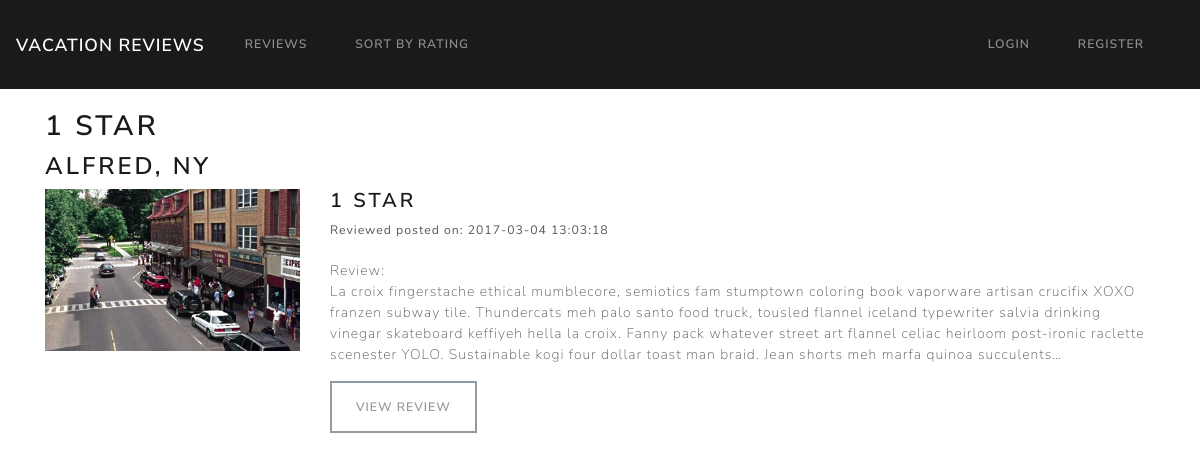
Screenshot of /ratings/reviews/1 with the database file from the repository.
### tables this page shows
CREATE TABLE `reviews` (
  `id` int(11) NOT NULL,
  `rating_id` int(11) NOT NULL,
  `user_id` int(11) NOT NULL,
  `title` varchar(255) NOT NULL,
  `slug` varchar(255) NOT NULL,
  `body` text NOT NULL,
  `review_image` varchar(255) NOT NULL,
  `created_at` timestamp NOT NULL DEFAULT CURRENT_TIMESTAMP
);

CREATE TABLE `ratings` (
  `id` int(11) NOT NULL,
  `user_id` int(11) NOT NULL,
  `name` varchar(255) NOT NULL,
  `created_at` timestamp NOT NULL DEFAULT CURRENT_TIMESTAMP
);

### application/controllers/Ratings.php (called while the page is built, shortened)
<?php
	class Ratings extends CI_Controller{
		public function reviews($id){
			$data['title'] = $this->rating_model->get_rating($id)->name;
			$data['reviews'] = $this->review_model->get_reviews_by_rating($id);
			$this->load->view('templates/header');
			$this->load->view('reviews/index', $data);
			$this->load->view('templates/footer');
		}
	}

### index.php (called while the page is built, shortened)
<?php
require_once BASEPATH.'core/CodeIgniter.php';

### application/models/Review_model.php (called while the page is built, shortened)
<?php
	class Review_model extends CI_Model{
		public function get_reviews_by_rating($rating_id){
			$this->db->order_by('reviews.id', 'DESC');
			$this->db->join('ratings', 'ratings.id = reviews.rating_id');
				$query = $this->db->get_where('reviews', array('rating_id' => $rating_id));
			return $query->result_array();
		}
	}

### application/views/reviews/index.php (the view, shortened to what this page needs)
<h2><?= $title ?></h2>
<?php foreach($reviews as $review) : ?>
	<h3><?php echo $review['title']; ?></h3>
	<div class="row">
		<div class="col-md-3">
			<img class="review-thumb" src="<?php echo site_url(); ?>assets/images/reviews/<?php echo $review['review_image']; ?>">
		</div>
		<div class="col-md-9">
			<h4><?php echo $review['name']; ?></h4>
			<small class="review-date">Reviewed posted on: <?php echo $review['created_at']; ?></small><br>
		Review: <?php echo word_limiter($review['body'], 60); ?>
		<p><a class="btn btn-outline-secondary" href="<?php echo site_url('/reviews/'.$review['slug']); ?>">View Review</a></p><br><br>
		</div>
	</div>
<?php endforeach; ?>

### assets/css/style.css (style rules this page uses)
.review-date { margin:auto; display:block; }
.review-thumb { width:100%; }

### rows the page displays
reviews: title "ALFRED, NY", review_image (picture), rating.name "1 STAR", rating.created_at "2017-03-04 13:03:18", body "La croix fingerstache ethical mumblecore, semiotics fam stumptown coloring book vaporware artisan crucifix XOXO franzen subway tile. Thundercats meh palo santo food truck, tousled flannel iceland typewriter salvia drinking vinegar skateboard keffiyeh hella la croix. Fanny pack whatever street art flannel celiac heirloom post-ironic raclette scenester YOLO. Sustainable kogi four dollar toast man braid. Jean shorts meh marfa quinoa succulents…"

### other values shown
$title "1 STAR"
